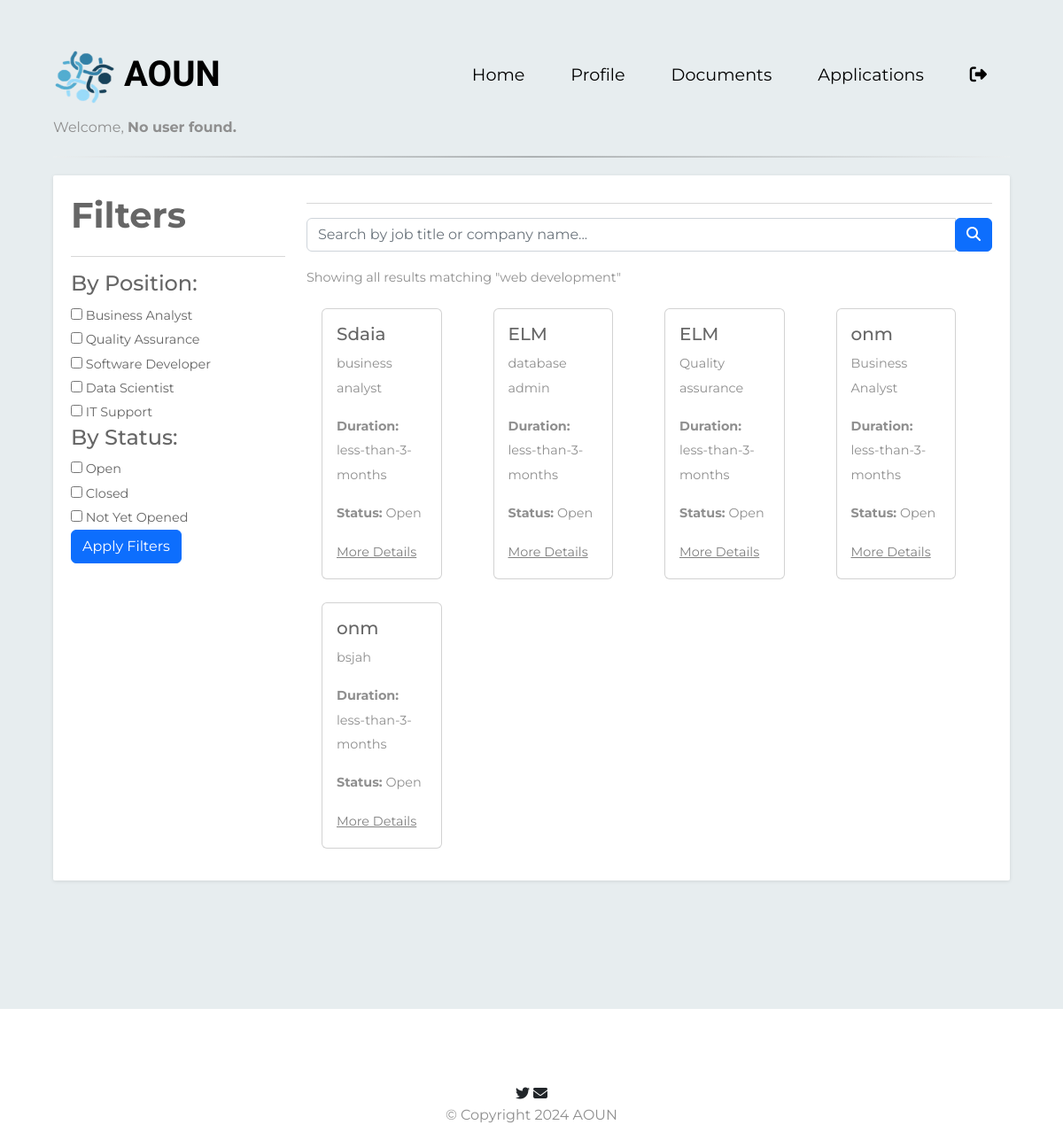
The page /HomePage_student on the database as committed earlier.
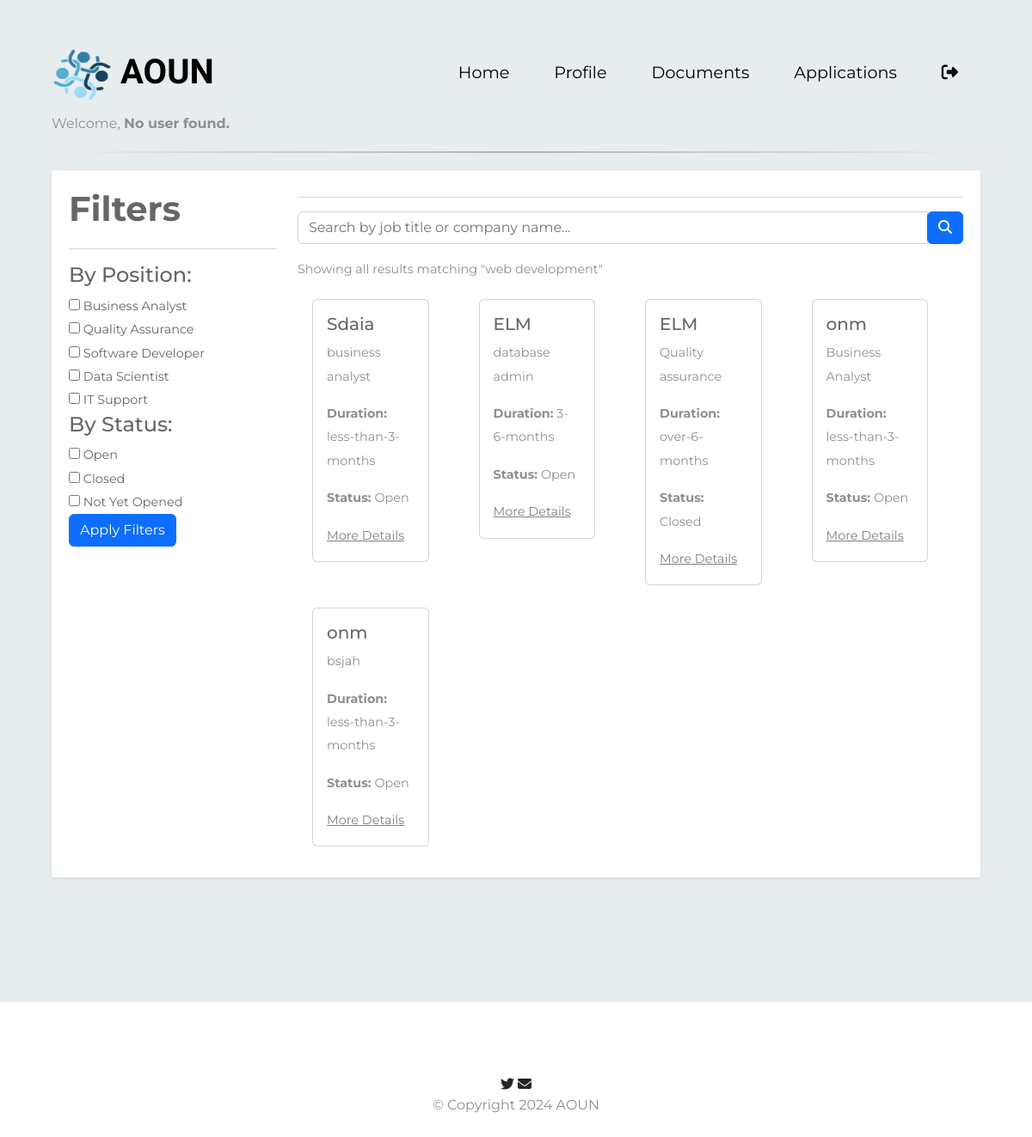
The same page on the database as committed later.
### flaskapp/flaskapp/models.py (models this page shows)
class Opportunity(db.Model):
    id = db.Column(db.Integer, primary_key=True)
    OppDuration = db.Column(db.String(50), nullable=False)
    OppCity = db.Column(db.String(50), nullable=False)
    OppJobTitle = db.Column(db.String(100), nullable=False)
    OppJobDesc = db.Column(db.Text, nullable=False)
    open_date = db.Column(db.DateTime, nullable=False)
    close_date = db.Column(db.DateTime, nullable=False)
    company_id = db.Column(db.Integer, db.ForeignKey('company.id'), nullable=False)
    applications = db.relationship('Apply', backref='applied_opportunities', lazy=True)

class Company(db.Model):
    id = db.Column(db.Integer, primary_key=True)
    CompName = db.Column(db.String(100), nullable=False)
    CompCity = db.Column(db.String(50), nullable=True)
    CompNum = db.Column(db.String(15), nullable=True)
    CompEmail = db.Column(db.String(100), nullable=False)
    CompWebsite = db.Column(db.String(100), nullable=True)
    CompIndustry = db.Column(db.String(100), nullable=True)
    CompPic = db.Column(db.String(200), nullable=True)
    CompPass = db.Column(db.String(100), nullable=False)
    CompFile = db.Column(db.String(100), nullable=False)
    verify = db.Column(db.Boolean, nullable=True, default=False)
    CompLogo = db.Column(db.String(100), nullable=True)
    opportunities = db.relationship('Opportunity', backref='company', lazy=True)

### flaskapp/flaskapp/app.py (the view, shortened to what this page needs)
@app.route('/HomePage_student', methods=['GET', 'POST'])
def HomePage_student():
    student = session.get('student')
    current_time = datetime.utcnow()
    search_query = request.args.get('search_query', '').strip()
    filter_category = request.args.get('filter_category', '').strip()
    filter_status = request.args.get('filter_status', '').strip()
    query = Opportunity.query
    if filter_category:
        query = query.filter(Opportunity.OppJobTitle.like(f"%{filter_category}%"))
    opportunities = query.all()
    return render_template('student/HomePage_student.html',
                           student=student,
                           opportunities=opportunities,
                           current_time=current_time,
                           search_query=search_query,
                           filter_category=filter_category,
                           filter_status=filter_status)

### flaskapp/flaskapp/templates/student/HomePage_student.html (shortened to what this page needs)
<!DOCTYPE html>
<html>
  <head>
    <link
      rel="stylesheet"
      href="https://cdn.jsdelivr.net/npm/bootstrap@5.2.0/dist/css/bootstrap.min.css"
    />
    <link
      rel="stylesheet"
      href="{{ url_for('static', filename='css/main.css') }}"
    />
    <link
      rel="stylesheet"
      href="{{ url_for('static', filename='css/student/stu_home.css') }}"
    />
  </head>
  <body>
    <section id="title">
      <div class="container-fluid">
        <nav class="navbar navbar-expand-lg navbar-dark">
          <a
            class="navbar-brand"
            href="{{ url_for('HomePage') }}"
            style="display: flex; align-items: center"
          >
            <img
              src="{{ url_for('static', filename='images/aounlogo.png') }}"
              alt="Website Logo"
              width="70"
              height="70"
              style="margin-right: 10px"
            />
            <span>AOUN</span>
          </a>
          <div class="collapse navbar-collapse" id="navbarTogglerDemo02">
            <ul class="navbar-nav ms-auto">
              <li class="nav-item">
                <a class="nav-link" href="{{ url_for('HomePage_student') }}"
                  >Home</a
                >
              </li>
              <li class="nav-item">
                <a class="nav-link" href="{{ url_for('profile') }}">Profile</a>
              </li>
              <li class="nav-item">
                <a class="nav-link" href="{{ url_for('doucment') }}"
                  >Documents</a
                >
              </li>
              <li class="nav-item">
                <a class="nav-link" href="{{ url_for('appliaction') }}"
                  >Applications</a
                >
              </li>
              <li class="nav-item">
                <a class="nav-link" href="{{ url_for('logout') }}"
                  ><i
                    class="fa-solid fa-right-from-bracket"
                    style="color: #000000"
                  ></i
                ></a>
              </li>
            </ul>
          </div>
        </nav>
        <div class="welcome">
          <p>
            Welcome,
            <strong>
              {% if student %} {{ student['StFName'] }} {{ student['StLName'] }}
              {% else %} No user found. {% endif %}
            </strong>
          </p>
        </div>
        <hr class="styled-hr" />
        <div class="row">
          <div class="container">
            <div class="row">
              <div class="col-md-12">
                <div class="grid search">
                  <div class="grid-body">
                    <div class="row">
                      <div class="col-md-3">
                        <h2 class="grid-title">Filters</h2>
                        <hr />
                        <form
                          action="{{ url_for('HomePage_student') }}"
                          method="GET"
                        >
                          <h4>By Position:</h4>
                          <div class="checkbox">
                            <label
                              ><input type="checkbox" name="filter_category"
                              value="Business Analyst" > Business
                              Analyst</label
                            >
                          </div>
                          <div class="checkbox">
                            <label
                              ><input type="checkbox" name="filter_category"
                              value="Quality Assurance" > Quality
                              Assurance</label
                            >
                          </div>
                          <div class="checkbox">
                            <label
                              ><input type="checkbox" name="filter_category"
                              value="Software Developer" >
                              Software Developer</label
                            >
                          </div>
                          <div class="checkbox">
                            <label
                              ><input type="checkbox" name="filter_category"
                              value="Data Scientist" > Data
                              Scientist</label
                            >
                          </div>
                          <div class="checkbox">
                            <label
                              ><input type="checkbox" name="filter_category"
                              value="IT Support" > IT Support</label
                            >
                          </div>
                          <h4>By Status:</h4>
                          <div class="checkbox">
                            <label
                              ><input type="checkbox" name="filter_status"
                              value="Open" > Open</label
                            >
                          </div>
                          <div class="checkbox">
                            <label
                              ><input type="checkbox" name="filter_status"
                              value="Closed" > Closed</label
                            >
                          </div>
                          <div class="checkbox">
                            <label
                              ><input type="checkbox" name="filter_status"
                              value="Not Yet Opened" > Not Yet
                              Opened</label
                            >
                          </div>
                          <button type="submit" class="btn btn-primary">
                            Apply Filters
                          </button>
                        </form>
                      </div>
                      <div class="col-md-9">
                        <hr />
                        <form
                          action="{{ url_for('HomePage_student') }}"
                          method="GET"
                          class="input-group mb-3"
                        >
                          <input
                            type="text"
                            name="search_query"
                            class="form-control"
                            value="{{ search_query }}"
                            placeholder="Search by job title or company name..."
                          />
                          <span class="input-group-btn">
                            <button class="btn btn-primary" type="submit">
                              <i class="fa fa-search"></i>
                            </button>
                          </span>
                        </form>
                        <p>Showing all results matching "web development"</p>
                        <div class="container">
                          <div class="row">
                            {% for opportunity in opportunities %}
                            <div class="col-md-3 mb-3">
                              <div class="card custom-card-size">
                                <div class="card-body">
                                  <h5 class="card-title">
                                    {{ opportunity.company.CompName }}
                                  </h5>
                                  <p class="card-text">
                                    {{ opportunity.OppJobTitle }}
                                  </p>
                                  <p class="card-text">
                                    <strong>Duration:</strong> {{
                                    opportunity.OppDuration }}
                                  </p>
                                  {% if opportunity.open_date > current_time %}
                                  <p class="card-text">
                                    <strong>Status:</strong> Not Yet Opened
                                  </p>
                                  {% elif opportunity.close_date < current_time
                                  %}
                                  <p class="card-text">
                                    <strong>Status:</strong> Closed
                                  </p>
                                  {% else %}
                                  <p class="card-text">
                                    <strong>Status:</strong> Open
                                  </p>
                                  {% endif %}
                                  <a
                                    href="#"
                                    class="more-details-link"
                                    data-bs-toggle="modal"
                                    data-bs-target="#detailsModal{{ opportunity.id }}"
                                    >More Details</a
                                  >
                                </div>
                              </div>
                            </div>
                            {% endfor %}
                          </div>
                        </div>
                      </div>
                    </div>
                  </div>
                </div>
              </div>
            </div>
          </div>
        </div>
      </div>
    </section>
    <footer id="footer">
      <i class="social-icon fa-brands fa-twitter"></i>
      <i class="social-icon fa-solid fa-envelope"></i>
      <p>© Copyright 2024 AOUN</p>
    </footer>
  </body>
</html>

### flaskapp/flaskapp/static/css/main.css (style rules this page uses)
body { font-family: "Montserrat"; background-image: url(images/login-bg.png); }
#title { background-color: #e7edef; color: #000000; }
h2 { font-family: "Montserrat"; font-weight: bold; font-size: 2.5rem; line-height: 1.5; }
p { color: #8f8f8f; }
.container-fluid { padding: 3% 5% 10%; }
.navbar-brand { font-family: "Ubuntu"; font-size: 2.5rem; font-weight: bold; color: #000000; }
.nav-item { padding: 0 18px; }
.nav-link { font-size: 1.2rem; font-family: "Montserrat"; color: #000000; }
.card { margin: 5px; }
.styled-hr { border: 0; height: 2px; background-image: linear-gradient(to right, #f0f0f0, #000000, #f0f0f0); margin: 20px 0; }
#footer { padding: 7% 15%; text-align:center; }

### flaskapp/flaskapp/static/css/student/stu_home.css (style rules this page uses)
.grid { position: relative; width: 100%; background: #fff; color: #666666; border-radius: 2px; margin-bottom: 25px; box-shadow: 0px 1px 4px rgba(0, 0, 0, 0.1); }
.grid .grid-body { padding: 15px 20px 15px 20px; font-size: 0.9em; line-height: 1.9em; }
a { text-decoration: none; color: white; }
.custom-card-size { width: 80%; max-width: 200px; height: auto; }
.more-details-link { color: grey; text-decoration: underline; }

Rows that differ between the two databases and show on the page:
changed Opportunity "database admin": OppDuration "less-than-3-months" → "3-6-months"
changed Opportunity "Quality assurance": OppDuration "less-than-3-months" → "over-6-months"; close_date "Open" → "Closed"
